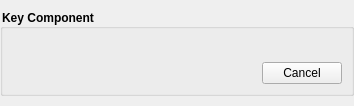
<?xml version="1.0" encoding="UTF-8"?>
<ui version="4.0">
 <class>KeyComponentWidget</class>
 <widget class="QWidget" name="KeyComponentWidget">
  <property name="geometry">
   <rect>
    <x>0</x>
    <y>0</y>
    <width>354</width>
    <height>106</height>
   </rect>
  </property>
  <layout class="QVBoxLayout" name="verticalLayout_5">
   <property name="sizeConstraint">
    <enum>QLayout::SetMinimumSize</enum>
   </property>
   <property name="leftMargin">
    <number>0</number>
   </property>
   <property name="topMargin">
    <number>0</number>
   </property>
   <property name="rightMargin">
    <number>0</number>
   </property>
   <property name="bottomMargin">
    <number>0</number>
   </property>
   <item>
    <widget class="QGroupBox" name="groupBox">
     <property name="sizePolicy">
      <sizepolicy hsizetype="Preferred" vsizetype="Fixed">
       <horstretch>0</horstretch>
       <verstretch>0</verstretch>
      </sizepolicy>
     </property>
     <property name="styleSheet">
      <string notr="true">QGroupBox { font-weight: bold; }</string>
     </property>
     <property name="title">
      <string>Key Component</string>
     </property>
     <layout class="QVBoxLayout" name="verticalLayout_4">
      <property name="spacing">
       <number>15</number>
      </property>
      <item>
       <widget class="QStackedWidget" name="stackedWidget">
        <property name="currentIndex">
         <number>1</number>
        </property>
        <widget class="QWidget" name="addPage">
         <property name="sizePolicy">
          <sizepolicy hsizetype="Preferred" vsizetype="Fixed">
           <horstretch>0</horstretch>
           <verstretch>0</verstretch>
          </sizepolicy>
         </property>
         <layout class="QVBoxLayout" name="verticalLayout">
          <property name="spacing">
           <number>10</number>
          </property>
          <property name="leftMargin">
           <number>0</number>
          </property>
          <property name="topMargin">
           <number>0</number>
          </property>
          <property name="rightMargin">
           <number>0</number>
          </property>
          <property name="bottomMargin">
           <number>0</number>
          </property>
          <item>
           <widget class="QLabel" name="componentDescription">
            <property name="text">
             <string>Key Component Description</string>
            </property>
            <property name="textFormat">
             <enum>Qt::RichText</enum>
            </property>
            <property name="openExternalLinks">
             <bool>true</bool>
            </property>
            <property name="textInteractionFlags">
             <set>Qt::LinksAccessibleByKeyboard|Qt::LinksAccessibleByMouse</set>
            </property>
           </widget>
          </item>
          <item>
           <widget class="VaultButton" name="addButton">
            <property name="text">
             <string notr="true">Add Key Component</string>
            </property>
           </widget>
          </item>
         </layout>
        </widget>
        <widget class="QWidget" name="editPage">
         <layout class="QVBoxLayout" name="verticalLayout_2" stretch="0,0">
          <property name="leftMargin">
           <number>0</number>
          </property>
          <property name="topMargin">
           <number>0</number>
          </property>
          <property name="rightMargin">
           <number>0</number>
          </property>
          <property name="bottomMargin">
           <number>0</number>
          </property>
          <item>
           <widget class="QWidget" name="componentWidgetContainer" native="true">
            <property name="sizePolicy">
             <sizepolicy hsizetype="Preferred" vsizetype="MinimumExpanding">
              <horstretch>0</horstretch>
              <verstretch>0</verstretch>
             </sizepolicy>
            </property>
            <layout class="QVBoxLayout" name="componentWidgetLayout">
             <property name="sizeConstraint">
              <enum>QLayout::SetMinimumSize</enum>
             </property>
             <property name="leftMargin">
              <number>0</number>
             </property>
             <property name="topMargin">
              <number>0</number>
             </property>
             <property name="rightMargin">
              <number>0</number>
             </property>
             <property name="bottomMargin">
              <number>0</number>
             </property>
            </layout>
           </widget>
          </item>
          <item>
           <layout class="QHBoxLayout" name="horizontalLayout_2">
            <item>
             <spacer name="horizontalSpacer">
              <property name="orientation">
               <enum>Qt::Horizontal</enum>
              </property>
              <property name="sizeHint" stdset="0">
               <size>
                <width>40</width>
                <height>20</height>
               </size>
              </property>
             </spacer>
            </item>
            <item>
             <widget class="VaultButton" name="cancelButton">
              <property name="text">
               <string>Cancel</string>
              </property>
             </widget>
            </item>
           </layout>
          </item>
         </layout>
        </widget>
        <widget class="QWidget" name="changeOrRemovePage">
         <property name="sizePolicy">
          <sizepolicy hsizetype="Preferred" vsizetype="Fixed">
           <horstretch>0</horstretch>
           <verstretch>0</verstretch>
          </sizepolicy>
         </property>
         <layout class="QVBoxLayout" name="verticalLayout_3">
          <property name="spacing">
           <number>10</number>
          </property>
          <property name="leftMargin">
           <number>0</number>
          </property>
          <property name="topMargin">
           <number>0</number>
          </property>
          <property name="rightMargin">
           <number>0</number>
          </property>
          <property name="bottomMargin">
           <number>0</number>
          </property>
          <item>
           <widget class="QLabel" name="changeOrRemoveLabel">
            <property name="text">
             <string>Key Component set, click to change or remove</string>
            </property>
           </widget>
          </item>
          <item>
           <layout class="QHBoxLayout" name="horizontalLayout">
            <item>
             <widget class="VaultButton" name="changeButton">
              <property name="text">
               <string notr="true">Change Key Component</string>
              </property>
             </widget>
            </item>
            <item>
             <widget class="VaultButton" name="removeButton">
              <property name="text">
               <string notr="true">Remove Key Component</string>
              </property>
             </widget>
            </item>
           </layout>
          </item>
         </layout>
        </widget>
       </widget>
      </item>
     </layout>
    </widget>
   </item>
  </layout>
 </widget>
 <customwidgets>
 <customwidget>
  <class>VaultButton</class>
  <extends>QPushButton</extends>
  <header>gui/vault/VaultControls.h</header>
 </customwidget>
 </customwidgets>
 <resources/>
 <connections/>
</ui>
